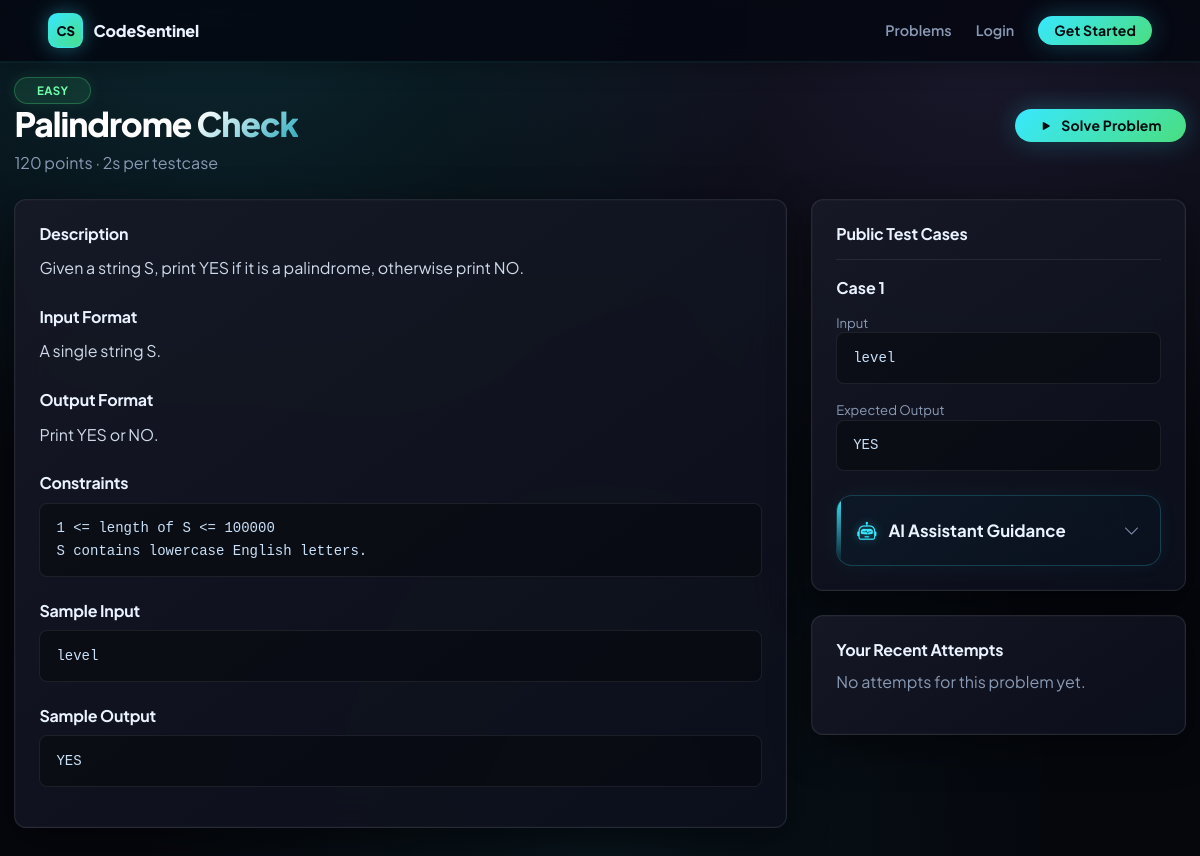
/problems/palindrome-check/, run on an earlier commit of the app's database.
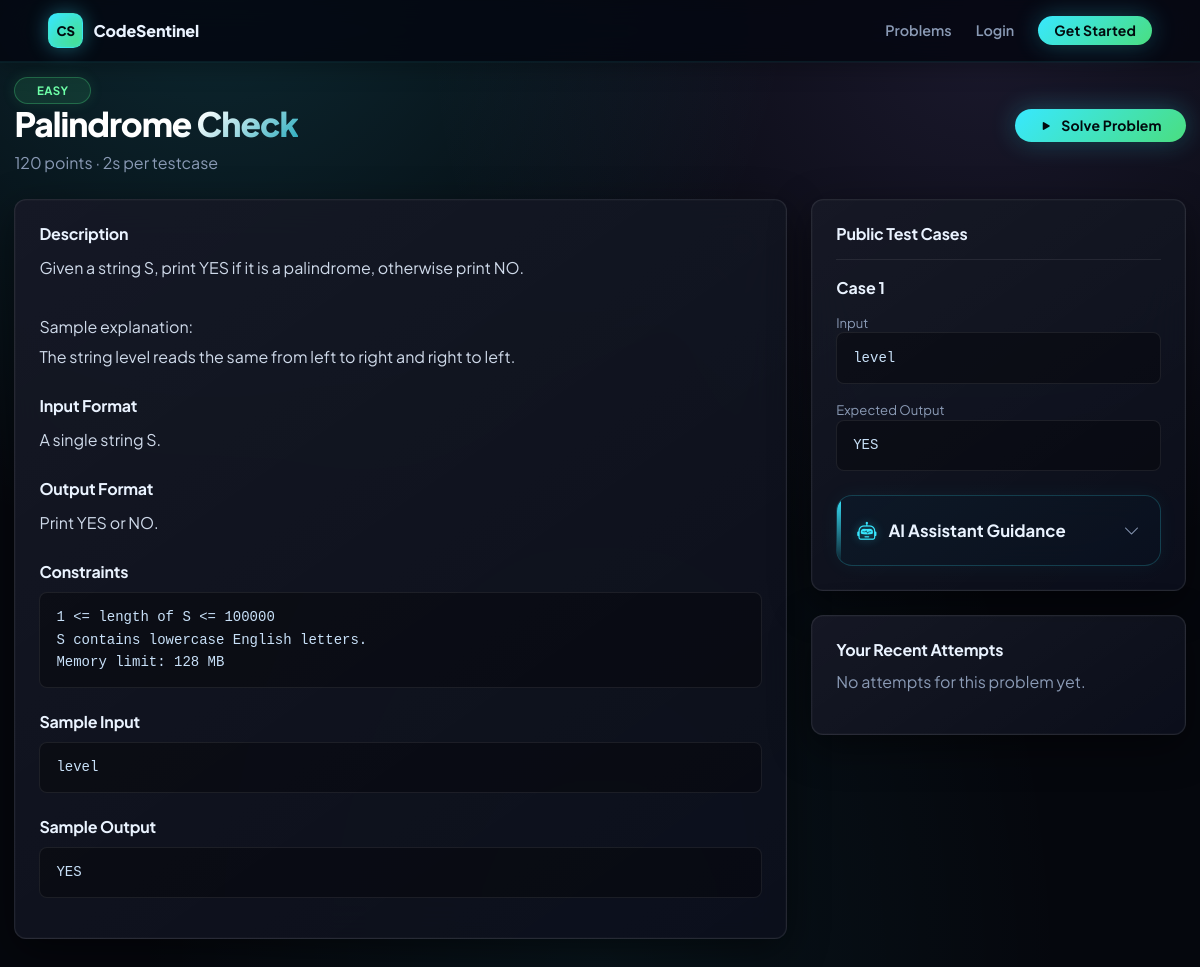
And on a later commit of the database.
### problems/models.py (models this page shows, shortened)
class Problem(models.Model):
    DIFFICULTY_EASY = "easy"
    DIFFICULTY_MEDIUM = "medium"
    DIFFICULTY_HARD = "hard"
    DIFFICULTY_CHOICES = [
        (DIFFICULTY_EASY, "Easy"),
        (DIFFICULTY_MEDIUM, "Medium"),
        (DIFFICULTY_HARD, "Hard"),
    ]
    title = models.CharField(max_length=180, unique=True)
    slug = models.SlugField(max_length=220, unique=True, blank=True)
    statement = models.TextField()
    input_format = models.TextField(blank=True)
    output_format = models.TextField(blank=True)
    constraints = models.TextField(blank=True)
    sample_input = models.TextField(blank=True)
    sample_output = models.TextField(blank=True)
    difficulty = models.CharField(max_length=12, choices=DIFFICULTY_CHOICES, default=DIFFICULTY_EASY)
    time_limit = models.PositiveIntegerField(default=2, help_text="Time limit per testcase in seconds.")
    points = models.PositiveIntegerField(default=100)
    is_active = models.BooleanField(default=True)
    created_at = models.DateTimeField(auto_now_add=True)
    updated_at = models.DateTimeField(auto_now=True)
    class Meta:
        ordering = ["difficulty", "title"]

class TestCase(models.Model):
    problem = models.ForeignKey(Problem, on_delete=models.CASCADE, related_name="test_cases")
    input_data = models.TextField(blank=True)
    expected_output = models.TextField()
    is_hidden = models.BooleanField(default=True)
    order = models.PositiveIntegerField(default=1)
    created_at = models.DateTimeField(auto_now_add=True)
    class Meta:
        ordering = ["order", "id"]

### problems/views.py (the view)
# urls.py: path("<slug:slug>/", views.problem_detail, name="detail"),
def problem_detail(request, slug):
    problem = get_object_or_404(Problem, slug=slug, is_active=True)
    visible_cases = problem.test_cases.filter(is_hidden=False)
    user_submissions = []
    if request.user.is_authenticated:
        user_submissions = Submission.objects.filter(user=request.user, problem=problem)[:5]
    return render(
        request,
        "problems/detail.html",
        {
            "problem": problem,
            "visible_cases": visible_cases,
            "user_submissions": user_submissions,
        },
    )

### templates/problems/detail.html (shortened to what this page needs)
{% extends "base.html" %}
{% block body_class %}app-page{% endblock %}
{% block content %}
<section class="page-shell">
    <div class="problem-header">
        <div>
            <span class="difficulty-badge {{ problem.difficulty }}">{{ problem.get_difficulty_display }}</span>
            <h1>{{ problem.title }}</h1>
            <p>{{ problem.points }} points · {{ problem.time_limit }}s per testcase</p>
        </div>
        <a href="{% url 'problems:solve' problem.slug %}" class="btn btn-neon rounded-pill px-4">
            <i class="bi bi-play-fill me-2"></i>Solve Problem
        </a>
    </div>
    <div class="row g-4">
        <div class="col-lg-8">
            <article class="statement-panel">
                <h2>Description</h2>
                <p>{{ problem.statement|linebreaksbr }}</p>
                {% if problem.input_format %}
                    <h2>Input Format</h2>
                    <p>{{ problem.input_format|linebreaksbr }}</p>
                {% endif %}
                {% if problem.output_format %}
                    <h2>Output Format</h2>
                    <p>{{ problem.output_format|linebreaksbr }}</p>
                {% endif %}
                {% if problem.constraints %}
                    <h2>Constraints</h2>
                    <pre class="sample-box">{{ problem.constraints }}</pre>
                {% endif %}
                <h2>Sample Input</h2>
                <pre class="sample-box">{{ problem.sample_input|default:"No sample input." }}</pre>
                <h2>Sample Output</h2>
                <pre class="sample-box">{{ problem.sample_output|default:"No sample output." }}</pre>
            </article>
        </div>
        <div class="col-lg-4">
            <div class="side-panel">
                <h2>Public Test Cases</h2>
                {% for case in visible_cases %}
                    <div class="mini-case">
                        <strong>Case {{ forloop.counter }}</strong>
                        <span>Input</span>
                        <pre>{{ case.input_data }}</pre>
                        <span>Expected Output</span>
                        <pre>{{ case.expected_output }}</pre>
                    </div>
                {% empty %}
                    <p class="muted-text">Hidden cases are configured by the admin. Use the sample to test your first run.</p>
                {% endfor %}
                <div class="ai-hint-card" onclick="this.classList.toggle('open')">
                    <div class="ai-hint-header">
                        <i class="bi bi-robot"></i>
                        <h3 class="ai-hint-title">AI Assistant Guidance</h3>
                        <i class="bi bi-chevron-down ai-hint-toggle"></i>
                    </div>
                </div>
            </div>
            <div class="side-panel mt-4">
                <h2>Your Recent Attempts</h2>
                {% for submission in user_submissions %}
                    <div class="attempt-row">
                        <span class="verdict-badge {{ submission.verdict|slugify }}">{{ submission.verdict }}</span>
                        <span>{{ submission.get_language_display }}</span>
                        <small>{{ submission.created_at|date:"M d, H:i" }}</small>
                    </div>
                {% empty %}
                    <p class="muted-text">No attempts for this problem yet.</p>
                {% endfor %}
            </div>
        </div>
    </div>
</section>
{% endblock %}

What changed in the data, as far as the page shows it:
changed Problem "Palindrome Check": statement "Given a string S, print YES if it is a palindrome, otherwise print NO." → "Given a string S, print YES if it is a palindrome, otherwise print NO. Sample explanation: The string level reads the same from left to right and right to left."; constraints "1 <= length of S <= 100000 S contains lowercase English letters." → "1 <= length of S <= 100000 S contains lowercase English letters. Memory limit: 128 MB"
